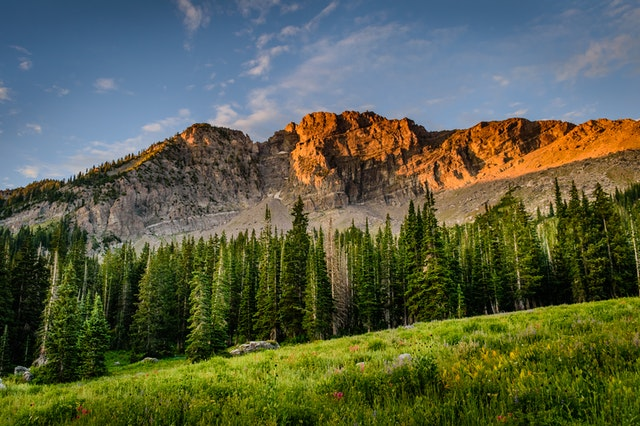
#> input picture Source/photo.jpg, 640 x 426 px
$ python 'Opencv Basic Functions.py'
#> lines starting #> are read from the running program, lines starting #| are printed output that depends on the picture; after the words box and inside, x2 and y2 are one past the last pixel; in counts of white or black regions, pixels touching at a corner belong together
import cv2
import numpy as np

kernel = np.ones((3,3),np.uint8)

img = cv2.imread("Source/photo.jpg")                # Normal Görüntü
#> img is the input picture: shape (426, 640, 3); mean B, G, R 71.2, 95.8, 89.8
imgGray = cv2.cvtColor(img,cv2.COLOR_BGR2GRAY)      # Gri Tonlamalı Görüntü
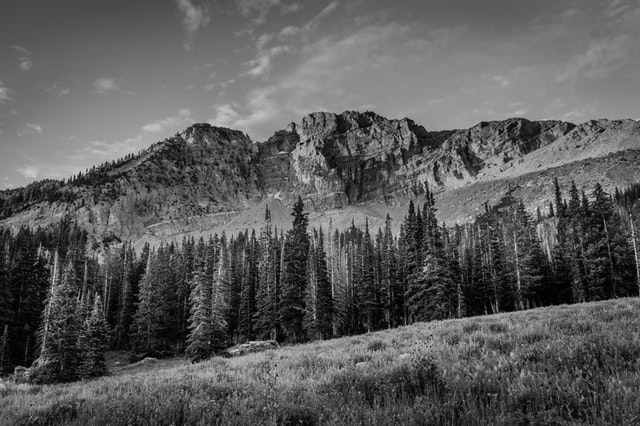
#> imgGray: shape (426, 640); min 0, max 227, mean 91.2
imgBlur = cv2.GaussianBlur(img,(7,7),0)             # Blurlu Görüntü
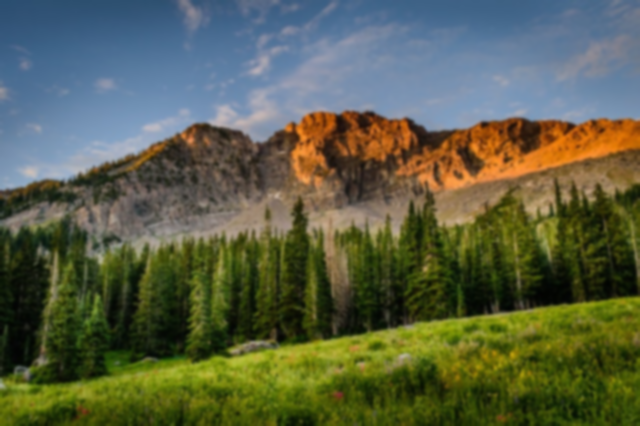
#> imgBlur: shape (426, 640, 3); mean B, G, R 71.2, 95.8, 89.8
imgCanny = cv2.Canny(img,150,150)                   # Kenarları belirginleştirilmiş görüntü
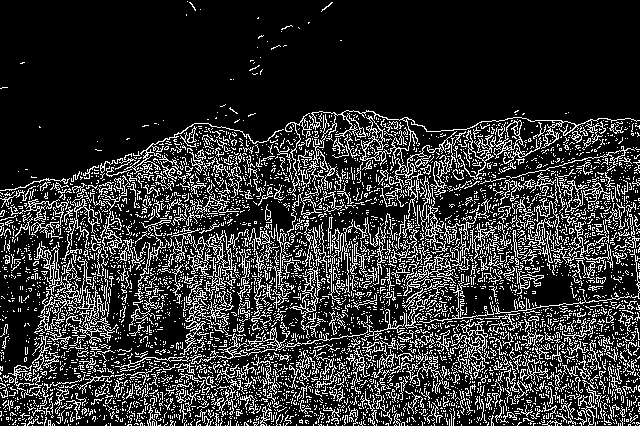
#> imgCanny: shape (426, 640); 19.2% white in thin lines or dots
imgDilation = cv2.dilate(imgCanny,kernel,iterations=1)  # Kenarları belirginleştirip kalınlaştırılmış görüntü
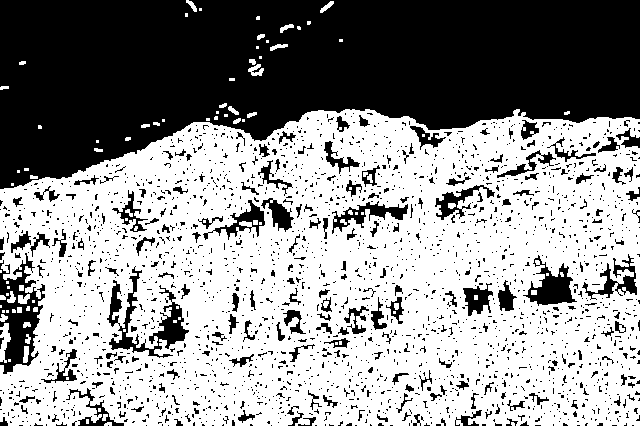
#> imgDilation: shape (426, 640); 58.2% white; 2191 black regions (1993 under 20 px), largest, box (x1, y1, x2, y2) and area: (0, 0, 640, 189) 84201, (0, 253, 45, 374) 2518, (107, 266, 189, 358) 1983
imgEroded = cv2.erode(img,kernel,iterations=1)      # Aşınmış bir görüntü
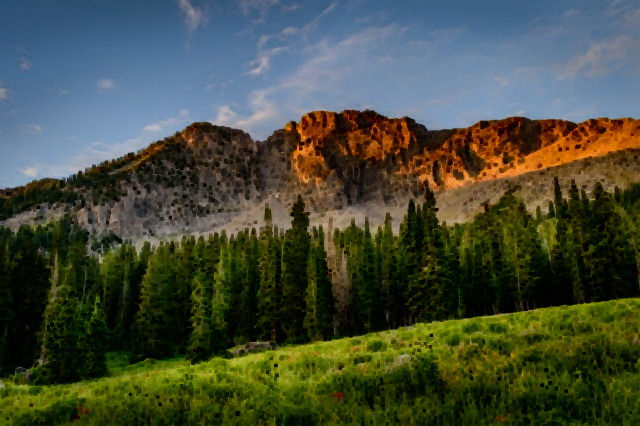
#> imgEroded: shape (426, 640, 3); mean B, G, R 58.4, 76.8, 69.9


cv2.imshow("Default Photo",img)
cv2.imshow("Gray Photo",imgGray)
cv2.imshow("Blur Photo",imgBlur)
cv2.imshow("Canny Photo",imgCanny)
cv2.imshow("Dilation Photo",imgDilation)
cv2.imshow("Erode Photo",imgEroded)

cv2.waitKey(0)
